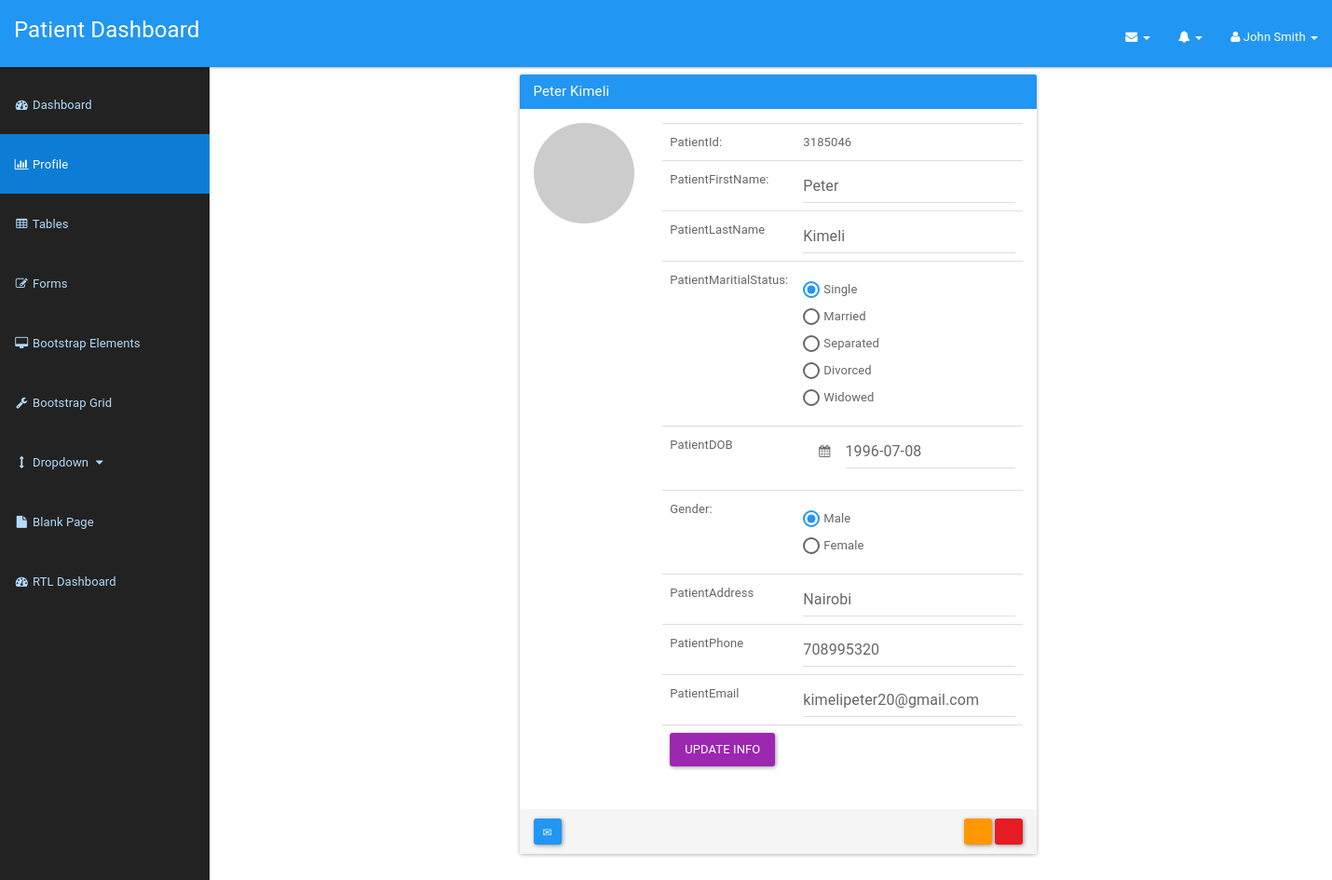
The page /patient/patientupdateprofile.php (signed in) on the database its author committed.
### tables this page shows
CREATE TABLE `patient` (
  `icPatient` bigint(12) NOT NULL,
  `password` varchar(20) NOT NULL,
  `patientFirstName` varchar(20) NOT NULL,
  `patientLastName` varchar(20) NOT NULL,
  `patientMaritialStatus` varchar(10) NOT NULL,
  `patientDOB` date NOT NULL,
  `patientGender` varchar(10) NOT NULL,
  `patientAddress` varchar(100) NOT NULL,
  `patientPhone` varchar(15) NOT NULL,
  `patientEmail` varchar(100) NOT NULL
);

### patient/patientupdateprofile.php (the view, shortened to what this page needs)
<?php
include_once '../assets/conn/dbconnect.php';
$res=mysqli_query($con,"SELECT * FROM patient WHERE icPatient=".$_SESSION['patientSession']);
$userRow=mysqli_fetch_array($res,MYSQLI_ASSOC);
?>
<?php
$male="";
$female="";
if ($userRow['patientGender']=='male') {
$male = "checked";
}elseif ($userRow['patientGender']=='female') {
$female = "checked";
}
$single="";
$married="";
$separated="";
$divorced="";
$widowed="";
if ($userRow['patientMaritialStatus']=='single') {
$single = "checked";
}elseif ($userRow['patientMaritialStatus']=='married') {
$married = "checked";
}elseif ($userRow['patientMaritialStatus']=='separated') {
$separated = "checked";
}elseif ($userRow['patientMaritialStatus']=='divorced') {
$divorced = "checked";
}elseif ($userRow['patientMaritialStatus']=='widowed') {
$widowed = "checked";
}
?>
<!DOCTYPE html>
<html lang="en">
    <head>
        <link href="assets/css/style.css" rel="stylesheet">
        <link href="assets/css/material.css" rel="stylesheet">
        <link href="assets/css/sb-admin.css" rel="stylesheet">
        <link href="assets/css/date/bootstrap-datepicker.css" rel="stylesheet">
        <link href="assets/css/date/bootstrap-datepicker3.css" rel="stylesheet">
        <link href="assets/font-awesome/css/font-awesome.min.css" rel="stylesheet" type="text/css">
    </head>
    <body>
        <div id="wrapper">
            <nav class="navbar navbar-inverse navbar-fixed-top" role="navigation">
                <div class="navbar-header">
                    <a class="navbar-brand" href="patientdashboard.html">Patient Dashboard</a>
                </div>
                <ul class="nav navbar-right top-nav">
                    <li class="dropdown">
                        <a href="#" class="dropdown-toggle" data-toggle="dropdown"><i class="fa fa-envelope"></i> <b class="caret"></b></a>
                    </li>
                    <li class="dropdown">
                        <a href="#" class="dropdown-toggle" data-toggle="dropdown"><i class="fa fa-bell"></i> <b class="caret"></b></a>
                    </li>
                    <li class="dropdown">
                        <a href="#" class="dropdown-toggle" data-toggle="dropdown"><i class="fa fa-user"></i> John Smith <b class="caret"></b></a>
                    </li>
                </ul>
                <div class="collapse navbar-collapse navbar-ex1-collapse">
                    <ul class="nav navbar-nav side-nav">
                        <li>
                            <a href="patientdashboard.php"><i class="fa fa-fw fa-dashboard"></i> Dashboard</a>
                        </li>
                        <li class="active">
                            <a href="patientprofile.php"><i class="fa fa-fw fa-bar-chart-o"></i> Profile</a>
                        </li>
                        <li>
                            <a href="tables.html"><i class="fa fa-fw fa-table"></i> Tables</a>
                        </li>
                        <li>
                            <a href="forms.html"><i class="fa fa-fw fa-edit"></i> Forms</a>
                        </li>
                        <li>
                            <a href="bootstrap-elements.html"><i class="fa fa-fw fa-desktop"></i> Bootstrap Elements</a>
                        </li>
                        <li>
                            <a href="bootstrap-grid.html"><i class="fa fa-fw fa-wrench"></i> Bootstrap Grid</a>
                        </li>
                        <li>
                            <a href="javascript:;" data-toggle="collapse" data-target="#demo"><i class="fa fa-fw fa-arrows-v"></i> Dropdown <i class="fa fa-fw fa-caret-down"></i></a>
                        </li>
                        <li>
                            <a href="blank-page.html"><i class="fa fa-fw fa-file"></i> Blank Page</a>
                        </li>
                        <li>
                            <a href="patientdashboard-rtl.html"><i class="fa fa-fw fa-dashboard"></i> RTL Dashboard</a>
                        </li>
                    </ul>
                </div>
            </nav>
            <div id="page-wrapper">
                <div class="container-fluid">
                    <div class="container">
                        <div class="row">
                            <div class="col-xs-12 col-sm-12 col-md-6 col-lg-6 col-xs-offset-0 col-sm-offset-0 col-md-offset-3 col-lg-offset-3 toppad" >
                                <div class="panel panel-info">
                                    <div class="panel-heading">
                                        <h2 class="panel-title"><?php echo $userRow['patientFirstName']; ?> <?php echo $userRow['patientLastName']; ?></h2>
                                    </div>
                                    <div class="panel-body">
                                        <div class="row">
                                            <div class="col-md-3 col-lg-3 " align="center"> <img alt="User Pic" src="http://placehold.it/250x250" class="img-circle img-responsive"> </div>
                                            <div class=" col-md-9 col-lg-9 ">
                                                <form action="<?php $_PHP_SELF ?>" method="post" name="form1" id="form1">
                                                    <table class="table table-user-information">
                                                        <tbody>
                                                            <tr>
                                                                <td>PatientId:</td>
                                                                <td><?php echo $userRow['icPatient']; ?></td>
                                                            </tr>
                                                            <tr>
                                                                <td>PatientFirstName:</td>
                                                                <td><input type="text" class="form-control" name="patientFirstName" value="<?php echo $userRow['patientFirstName']; ?>"  /></td>
                                                            </tr>
                                                            <tr>
                                                                <td>PatientLastName</td>
                                                                <td><input type="text" class="form-control" name="patientLastName" value="<?php echo $userRow['patientLastName']; ?>"  /></td>
                                                            </tr>
                                                            <tr>
                                                                <td>PatientMaritialStatus:</td>
                                                                <td>
                                                                    <div class="radio">
                                                                        <label><input type="radio" name="patientMaritialStatus" value="single" <?php echo $single; ?>>Single</label>
                                                                    </div>
                                                                    <div class="radio">
                                                                        <label><input type="radio" name="patientMaritialStatus" value="married" <?php echo $married; ?>>Married</label>
                                                                    </div>
                                                                    <div class="radio">
                                                                        <label><input type="radio" name="patientMaritialStatus" value="separated" <?php echo $separated; ?>>Separated</label>
                                                                    </div>
                                                                    <div class="radio">
                                                                        <label><input type="radio" name="patientMaritialStatus" value="divorced" <?php echo $divorced; ?>>Divorced</label>
                                                                    </div>
                                                                    <div class="radio">
                                                                        <label><input type="radio" name="patientMaritialStatus" value="widowed" <?php echo $widowed; ?>>Widowed</label>
                                                                    </div>
                                                                </td>
                                                            </tr>
                                                            <tr>
                                                                <td>PatientDOB</td>
                                                                <td>
                                                                    <div class="form-group ">
                                                                        <div class="input-group">
                                                                            <div class="input-group-addon">
                                                                                <i class="fa fa-calendar">
                                                                                </i>
                                                                            </div>
                                                                            <input class="form-control" id="patientDOB" name="patientDOB" placeholder="MM/DD/YYYY" type="text" value="<?php echo $userRow['patientDOB']; ?>"/>
                                                                        </div>
                                                                    </div>
                                                                </td>
                                                            </tr>
                                                            <tr>
                                                                <td>Gender:</td>
                                                                <td>
                                                                    <div class="radio">
                                                                        <label><input type="radio" name="patientGender" value="male" <?php echo $male; ?>>Male</label>
                                                                    </div>
                                                                    <div class="radio">
                                                                        <label><input type="radio" name="patientGender" value="female" <?php echo $female; ?>>Female</label>
                                                                    </div>
                                                                </td>
                                                            </tr>
                                                            <tr>
                                                                <td>PatientAddress</td>
                                                                <td><input type="text" class="form-control" name="patientAddress" value="<?php echo $userRow['patientAddress']; ?>"  /></td>
                                                            </tr>
                                                            <tr>
                                                                <td>PatientPhone</td>
                                                                <td><input type="text" class="form-control" name="patientPhone" value="<?php echo $userRow['patientPhone']; ?>"  /></td>
                                                            </tr>
                                                            <tr>
                                                                <td>PatientEmail</td>
                                                                <td><input type="text" class="form-control" name="patientEmail" value="<?php echo $userRow['patientEmail']; ?>"  /></td>
                                                            </tr>
                                                            <tr>
                                                                <td>
                                                                    <input type="submit" name="submit" class="btn btn-info" value="Update Info"></td>
                                                                </tr>
                                                            </tbody>
                                                        </table>
                                                    </form>
                                                </div>
                                            </div>
                                        </div>
                                        <div class="panel-footer">
                                            <a data-original-title="Broadcast Message" data-toggle="tooltip" type="button" class="btn btn-sm btn-primary"><i class="glyphicon glyphicon-envelope"></i></a>
                                            <span class="pull-right">
                                                <a href="edit.html" data-original-title="Edit this user" data-toggle="tooltip" type="button" class="btn btn-sm btn-warning"><i class="glyphicon glyphicon-edit"></i></a>
                                                <a data-original-title="Remove this user" data-toggle="tooltip" type="button" class="btn btn-sm btn-danger"><i class="glyphicon glyphicon-remove"></i></a>
                                            </span>
                                        </div>
                                    </div>
                                </div>
                            </div>
                        </div>
                    </div>
                </div>
            </div>
            <link rel="stylesheet" href="https://cdnjs.cloudflare.com/ajax/libs/bootstrap-datepicker/1.4.1/css/bootstrap-datepicker3.css"/>
        </body>
    </html>

### patient/assets/css/style.css (style rules this page uses)
.table-user-information > tbody > tr { border-top: 1px solid rgb(221, 221, 221); }
.table-user-information > tbody > tr:first-child { border-top: 0; }
.table-user-information > tbody > tr > td { border-top: 0; }
.toppad { margin-top: 20px; }
.col-lg-3 { padding-left: 20px; }
.panel-info > .panel-heading { background-color: #2196F3 !important; }

### patient/assets/css/sb-admin.css (style rules this page uses)
body { margin-top: 100px; background-color: #222; }
@media (min-width:768px) { body { margin-top: 50px; } }
#wrapper { padding-left: 0; }
#page-wrapper { min-height: 900px !important; width: 100%; padding: 0; background-color: #fff; }
@media (min-width:768px) { #wrapper { padding-left: 225px; } }
@media (min-width:768px) { #page-wrapper { padding: 10px; } }
.top-nav { padding: 0 15px; }
.top-nav>li { display: inline-block; float: left; }
.top-nav>li>a { padding-top: 17px; padding-bottom: 10px; line-height: 45px; color: white; }
@media (min-width:768px) { .side-nav { position: fixed; top: 80px; left: 225px; width: 225px; margin-left: -225px; border: none; border-radius: 0; overflow-y: auto; background-color: #222; bottom: 0; overflow-x: hidden; padding-bottom: 40px; } }
@media (min-width:768px) { .side-nav>li>a { width: 225px; } }

### rows shown on the page
patient: patientFirstName "Peter", patientLastName "Kimeli", icPatient "3185046", patientDOB "1996-07-08", patientAddress "Nairobi", patientPhone "708995320", patientEmail "kimelipeter20@gmail.com"
